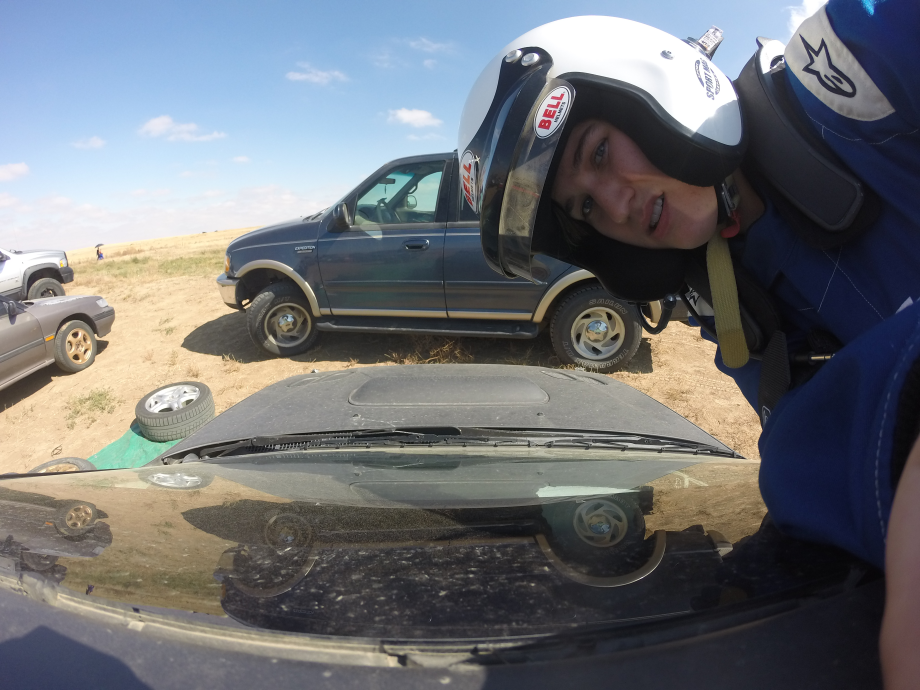
#> input picture GOPR2889.JPG, 3680 x 2760 px (shown at 1/4 size)
$ python hud.py
#> lines starting #> are read from the running program, lines starting #| are printed output that depends on the picture
import numpy as np
import matplotlib.pyplot as plt
import cv2

image_fname = 'GOPR2889.JPG'
degree_sign= u'\N{DEGREE SIGN}'

def pol2cart(rho, phi):
  x = rho * np.cos(phi-90)
  y = rho * np.sin(phi-90)
  return (x,y)

def pitch_box1(x,y,width,height,margin):
  #top
  ptch_edge = 45
  rect_width = width + margin*2
  y1 = y - height
  x1 = x - width/2 - margin
  return plt.Rectangle((x1,y1),rect_width,height,fill=False)

def pitch_rect(pitch, x, y, width, height):
  rect_height = int(abs(pitch) * height/45)

  x1 = x - width/2
  y1 = y - rect_height
  c = 'blue'
  #lower left
  if(pitch < 0):
    y1 = y
    c = 'red'
  return plt.Rectangle((x1,y1),width,rect_height,color=c,fill=True)


def pitch_box2(x,y,width,height,margin):
  #bottom
  ptch_edge = 45
  rect_width = width + margin*2
  y1 = y
  x1 = x - width/2 - margin
  return plt.Rectangle((x1,y1),rect_width,height,fill=False)

def roll_box1(x,y,width,height,margin):
  #left
  roll_edge = 45
  rect_height = height + margin*2
  x1 = x - width
  y1 = y - height/2 - margin
  return plt.Rectangle((x1,y1),width,rect_height,fill=False)

def roll_box2(x,y,width,height,margin):
  #right
  roll_edge = 45
  side = width/2
  rect_height = height + margin*2
  x1 = x
  y1 = y - height/2 - margin
  return plt.Rectangle((x1,y1),width,rect_height,fill=False)

def roll_rect(roll, x, y, width, height):
  rect_width = int(abs(roll) * width/45)
  x1 = x
  y1 = y - height/2 # plus is down in an image
  c = 'blue'
  #lower left
  if(roll < 0):
    x1 = x - rect_width
    c = 'red'
  return plt.Rectangle((x1,y1),rect_width,height,color=c,fill=True)


def hud(yaw, pitch, roll):

#> called with yaw = 45, pitch = -15, roll = -48
  img = cv2.imread(image_fname)
#> img is the input picture: shape (2760, 3680, 3); mean B, G, R 116.3, 112.4, 110
  height, width = img.shape[:2]
#> height = 2760; width = 3680


  fig, ax = plt.subplots(1,1)
  # fig.clf()

  # draw the image
  plt.imshow(cv2.cvtColor(img, cv2.COLOR_BGR2RGB))

  #draw yaw plot
  x = 400
  y = height-400
#> y = 2360
  u,v = pol2cart(300,yaw)
  ax.add_artist(plt.Circle((x,y),300,fill=False))
  ax.quiver(x,y,u,v,color='r',angles='xy',scale_units='xy',scale=1)
  ax.text(400,height-800, u'Yaw: {}{}'.format(yaw,degree_sign), horizontalalignment='center',color='r',fontsize=15)

  #draw pitch
  rect_width = height/20
#> rect_width = 138
  edge = 45 # degrees
  rect_height = int(abs(edge) * (width)/180)
#> rect_height = 920
  margin = 30
  x = width - rect_width - margin*2
#> x = 3482
  y = height/2
#> y = 1380
  ax.add_artist(pitch_rect(pitch,x,y,rect_width,rect_height))
  ax.add_artist(pitch_box1(x,y,rect_width,rect_height,margin))
  ax.add_artist(pitch_box2(x,y,rect_width,rect_height,margin))
  ax.text(width-200,height-rect_width*2,u'Pitch: {}{}'.format(pitch,degree_sign), horizontalalignment='right',color='r',fontsize=15)

  #draw roll
  x = width/2
#> x = 1840
  y = height-rect_width
#> y = 2622
  ax.add_artist(roll_rect(roll,x,y,rect_height,rect_width))
  ax.add_artist(roll_box1(x,y,rect_height,rect_width,margin))
  ax.add_artist(roll_box2(x,y,rect_height,rect_width,margin))
  ax.text(x,y-rect_width,u'Roll: {}{}'.format(roll,degree_sign), horizontalalignment='center',color='r',fontsize=15)

  # plt.axis('off')

  fig.savefig('output.png')
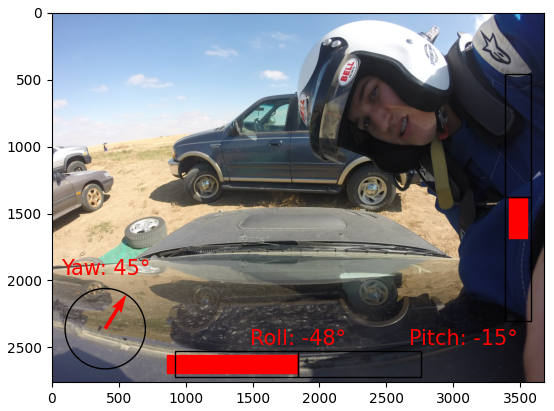
#> figure drawn by matplotlib, 1 panel

if __name__ == '__main__':
  hud(45,-15, -48)
